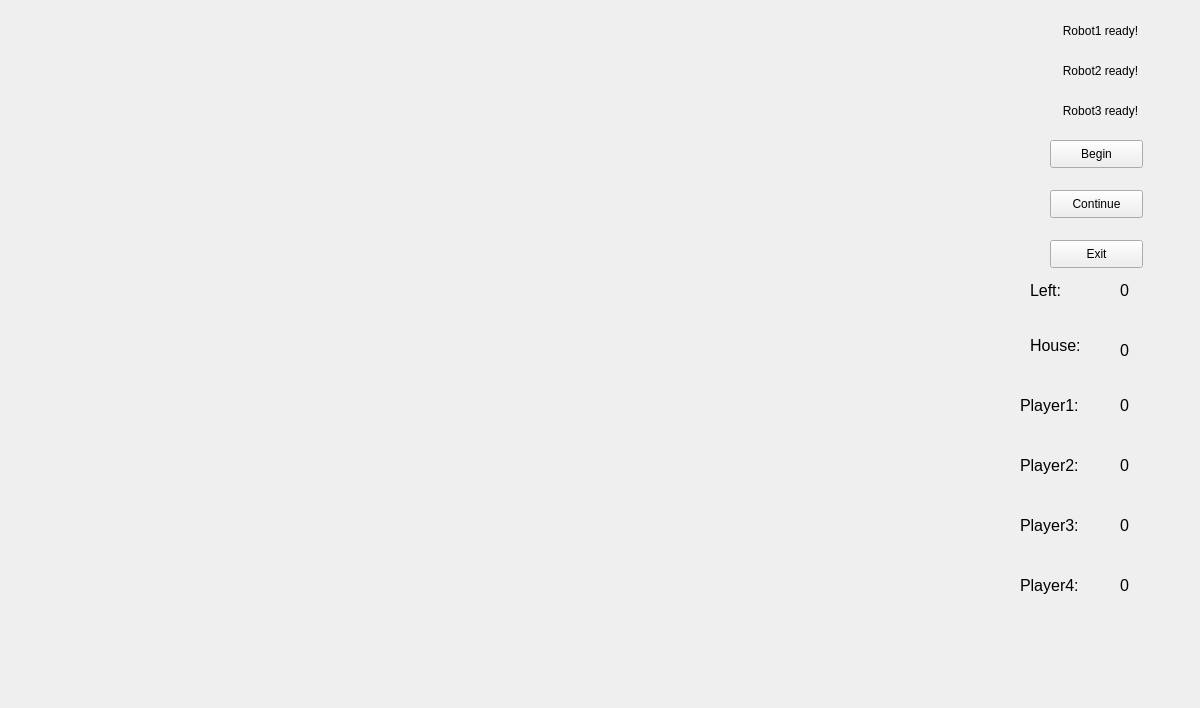
<?xml version="1.0" encoding="UTF-8"?>
<ui version="4.0">
 <class>rform0</class>
 <widget class="QWidget" name="rform0">
  <property name="geometry">
   <rect>
    <x>0</x>
    <y>0</y>
    <width>1200</width>
    <height>708</height>
   </rect>
  </property>
  <property name="windowTitle">
   <string>Form</string>
  </property>
  <widget class="QLabel" name="background">
   <property name="geometry">
    <rect>
     <x>0</x>
     <y>0</y>
     <width>1011</width>
     <height>708</height>
    </rect>
   </property>
   <property name="text">
    <string/>
   </property>
   <property name="pixmap">
    <pixmap resource="images/images.qrc">:/images/b1.jpg</pixmap>
   </property>
  </widget>
  <widget class="QLabel" name="label">
   <property name="geometry">
    <rect>
     <x>1040</x>
     <y>10</y>
     <width>121</width>
     <height>41</height>
    </rect>
   </property>
   <property name="text">
    <string>Robot1 ready!</string>
   </property>
   <property name="alignment">
    <set>Qt::AlignCenter</set>
   </property>
  </widget>
  <widget class="QPushButton" name="beginbtn">
   <property name="geometry">
    <rect>
     <x>1050</x>
     <y>140</y>
     <width>93</width>
     <height>28</height>
    </rect>
   </property>
   <property name="text">
    <string>Begin</string>
   </property>
  </widget>
  <widget class="QPushButton" name="shufflebtn">
   <property name="geometry">
    <rect>
     <x>1050</x>
     <y>190</y>
     <width>93</width>
     <height>28</height>
    </rect>
   </property>
   <property name="text">
    <string>Continue</string>
   </property>
  </widget>
  <widget class="QLabel" name="label_2">
   <property name="geometry">
    <rect>
     <x>1030</x>
     <y>320</y>
     <width>71</width>
     <height>51</height>
    </rect>
   </property>
   <property name="font">
    <font>
     <pointsize>12</pointsize>
    </font>
   </property>
   <property name="text">
    <string>House:</string>
   </property>
  </widget>
  <widget class="QLabel" name="label_3">
   <property name="geometry">
    <rect>
     <x>1120</x>
     <y>330</y>
     <width>81</width>
     <height>41</height>
    </rect>
   </property>
   <property name="font">
    <font>
     <pointsize>12</pointsize>
    </font>
   </property>
   <property name="text">
    <string>0</string>
   </property>
   <property name="alignment">
    <set>Qt::AlignLeading|Qt::AlignLeft|Qt::AlignVCenter</set>
   </property>
  </widget>
  <widget class="QLabel" name="label_4">
   <property name="geometry">
    <rect>
     <x>1020</x>
     <y>380</y>
     <width>91</width>
     <height>51</height>
    </rect>
   </property>
   <property name="font">
    <font>
     <pointsize>12</pointsize>
    </font>
   </property>
   <property name="text">
    <string>Player1:</string>
   </property>
  </widget>
  <widget class="QLabel" name="label_5">
   <property name="geometry">
    <rect>
     <x>1120</x>
     <y>380</y>
     <width>101</width>
     <height>51</height>
    </rect>
   </property>
   <property name="font">
    <font>
     <pointsize>12</pointsize>
    </font>
   </property>
   <property name="text">
    <string>0</string>
   </property>
   <property name="alignment">
    <set>Qt::AlignLeading|Qt::AlignLeft|Qt::AlignVCenter</set>
   </property>
  </widget>
  <widget class="QLabel" name="label_6">
   <property name="geometry">
    <rect>
     <x>1030</x>
     <y>270</y>
     <width>71</width>
     <height>41</height>
    </rect>
   </property>
   <property name="font">
    <font>
     <pointsize>12</pointsize>
    </font>
   </property>
   <property name="text">
    <string>Left:</string>
   </property>
  </widget>
  <widget class="QLabel" name="label_7">
   <property name="geometry">
    <rect>
     <x>1120</x>
     <y>270</y>
     <width>91</width>
     <height>41</height>
    </rect>
   </property>
   <property name="font">
    <font>
     <pointsize>12</pointsize>
    </font>
   </property>
   <property name="text">
    <string>0</string>
   </property>
   <property name="alignment">
    <set>Qt::AlignLeading|Qt::AlignLeft|Qt::AlignVCenter</set>
   </property>
  </widget>
  <widget class="QLabel" name="label_8">
   <property name="geometry">
    <rect>
     <x>1020</x>
     <y>440</y>
     <width>91</width>
     <height>51</height>
    </rect>
   </property>
   <property name="font">
    <font>
     <pointsize>12</pointsize>
    </font>
   </property>
   <property name="text">
    <string>Player2:</string>
   </property>
  </widget>
  <widget class="QLabel" name="label_9">
   <property name="geometry">
    <rect>
     <x>1120</x>
     <y>440</y>
     <width>101</width>
     <height>51</height>
    </rect>
   </property>
   <property name="font">
    <font>
     <pointsize>12</pointsize>
    </font>
   </property>
   <property name="text">
    <string>0</string>
   </property>
   <property name="alignment">
    <set>Qt::AlignLeading|Qt::AlignLeft|Qt::AlignVCenter</set>
   </property>
  </widget>
  <widget class="QLabel" name="label_10">
   <property name="geometry">
    <rect>
     <x>1020</x>
     <y>500</y>
     <width>91</width>
     <height>51</height>
    </rect>
   </property>
   <property name="font">
    <font>
     <pointsize>12</pointsize>
    </font>
   </property>
   <property name="text">
    <string>Player3:</string>
   </property>
  </widget>
  <widget class="QLabel" name="label_11">
   <property name="geometry">
    <rect>
     <x>1120</x>
     <y>500</y>
     <width>101</width>
     <height>51</height>
    </rect>
   </property>
   <property name="font">
    <font>
     <pointsize>12</pointsize>
    </font>
   </property>
   <property name="text">
    <string>0</string>
   </property>
   <property name="alignment">
    <set>Qt::AlignLeading|Qt::AlignLeft|Qt::AlignVCenter</set>
   </property>
  </widget>
  <widget class="QLabel" name="label_14">
   <property name="geometry">
    <rect>
     <x>1040</x>
     <y>50</y>
     <width>121</width>
     <height>41</height>
    </rect>
   </property>
   <property name="text">
    <string>Robot2 ready!</string>
   </property>
   <property name="alignment">
    <set>Qt::AlignCenter</set>
   </property>
  </widget>
  <widget class="QLabel" name="label_15">
   <property name="geometry">
    <rect>
     <x>1040</x>
     <y>90</y>
     <width>121</width>
     <height>41</height>
    </rect>
   </property>
   <property name="text">
    <string>Robot3 ready!</string>
   </property>
   <property name="alignment">
    <set>Qt::AlignCenter</set>
   </property>
  </widget>
  <widget class="QLabel" name="label_12">
   <property name="geometry">
    <rect>
     <x>1020</x>
     <y>560</y>
     <width>91</width>
     <height>51</height>
    </rect>
   </property>
   <property name="font">
    <font>
     <pointsize>12</pointsize>
    </font>
   </property>
   <property name="text">
    <string>Player4:</string>
   </property>
  </widget>
  <widget class="QLabel" name="label_13">
   <property name="geometry">
    <rect>
     <x>1120</x>
     <y>560</y>
     <width>101</width>
     <height>51</height>
    </rect>
   </property>
   <property name="font">
    <font>
     <pointsize>12</pointsize>
    </font>
   </property>
   <property name="text">
    <string>0</string>
   </property>
   <property name="alignment">
    <set>Qt::AlignLeading|Qt::AlignLeft|Qt::AlignVCenter</set>
   </property>
  </widget>
  <widget class="QPushButton" name="pushButton">
   <property name="geometry">
    <rect>
     <x>1050</x>
     <y>240</y>
     <width>93</width>
     <height>28</height>
    </rect>
   </property>
   <property name="text">
    <string>Exit</string>
   </property>
  </widget>
 </widget>
 <resources>
  <include location="images/images.qrc"/>
  <include location="images/images.qrc"/>
  <include location="images/images.qrc"/>
 </resources>
 <connections/>
</ui>
